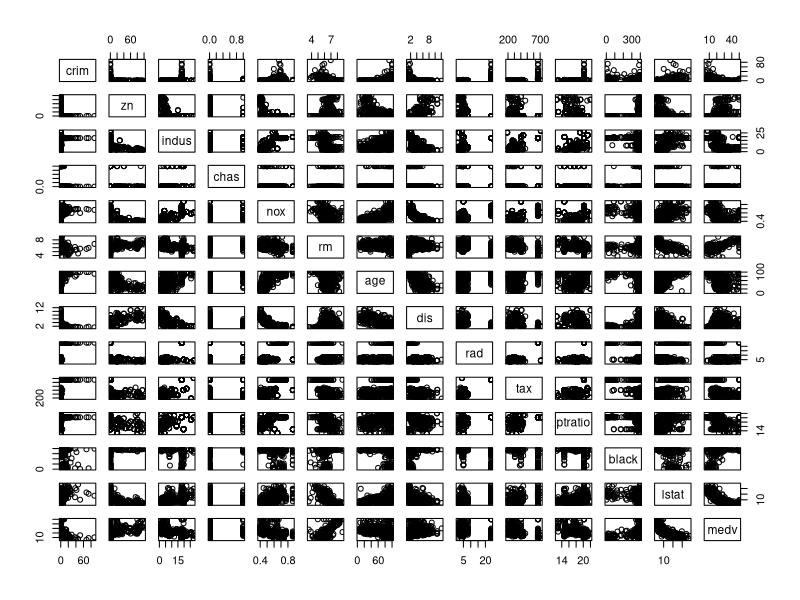
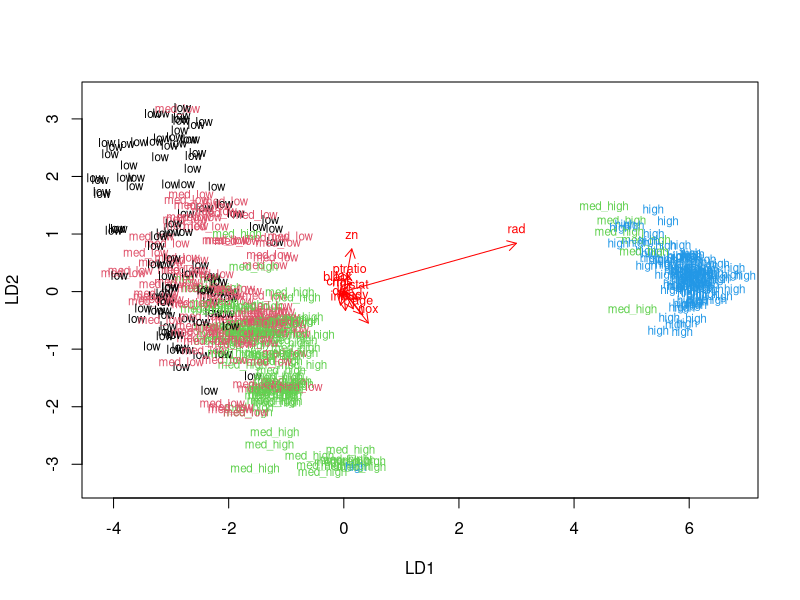
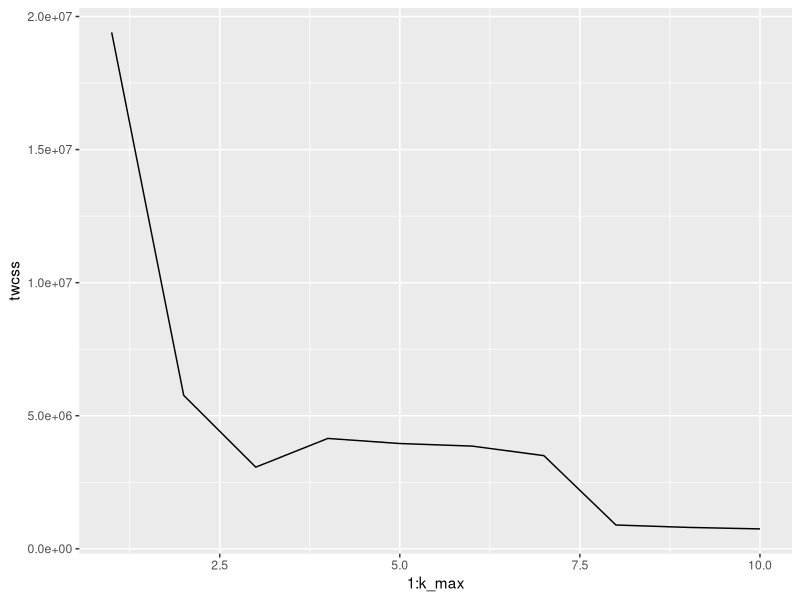
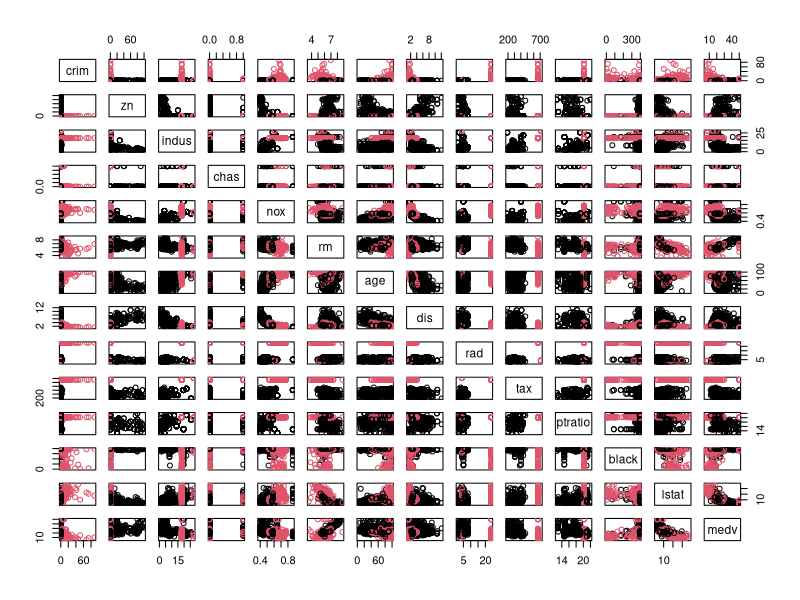

The R script that drew these images, in order:
## ---- chunk 1
library(MASS)
library(dplyr)
data("Boston")
str(Boston)
dim(Boston)
## ---- chunk 2
pairs(Boston)
summary(Boston)
## ---- chunk 3
scaled_boston<-scale(Boston)
summary(scaled_boston)
## ---- chunk 4
boston_scaled<-as.data.frame(scaled_boston)
bins<-quantile(boston_scaled$crim)
crime <- cut(boston_scaled$crim, breaks = bins, include.lowest = TRUE,label=(c("low","med_low", "med_high", "high")))
table(crime)
boston_scaled <- dplyr::select(boston_scaled, -crim)%>%data.frame(crime)
## ---- chunk 5
ind<-sample(nrow(boston_scaled), size = nrow(boston_scaled)*0.8)
train <- boston_scaled[ind,]
test <- boston_scaled[-ind,]
## ---- chunk 6
lda.fit <- lda(crime ~ ., data=train)
print(lda.fit)

# the function for lda biplot arrows
lda.arrows <- function(x, myscale = 1, arrow_heads = 0.1, color = "red", tex = 0.75, choices = c(1,2)){
  heads <- coef(x)
  arrows(x0 = 0, y0 = 0, 
         x1 = myscale * heads[,choices[1]], 
         y1 = myscale * heads[,choices[2]], col=color, length = arrow_heads)
  text(myscale * heads[,choices], labels = row.names(heads), 
       cex = tex, col=color, pos=3)
}

# target classes as numeric
classes <- as.numeric(train$crime)

# plot the lda results
plot(lda.fit, dimen = 2,col = classes,pch = classes)
lda.arrows(lda.fit, myscale = 1)

## ---- chunk 7
correct_classes <- test$crime
test <- dplyr::select(test,-crime)
lda.pred <- predict(lda.fit, newdata = test)
table(correct = correct_classes, predicted = lda.pred$class)
## ---- chunk 8
data("Boston")
scaled_boston2 <- scale(Boston)%>%as.data.frame()
dist_boston<-dist(scaled_boston2)
summary(dist_boston)
## ---- chunk 9
set.seed(123)
k_max <-10
# calculate the total within sum of squares
twcss <- sapply(1:k_max, function(k){kmeans(Boston, k)$tot.withinss})

# visualize the results
ggplot2::qplot(x = 1:k_max, y = twcss, geom = 'line')
## ---- chunk 10
km<- kmeans(Boston, centers=2)
pairs(Boston,col=km$cluster)
